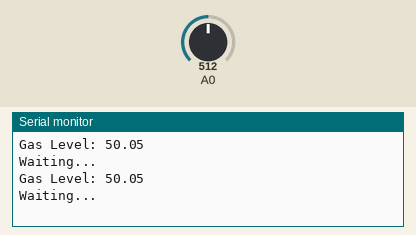
A sketch run on a simulated ESP8266 (NodeMCU). On the bench: the last lines printed to the serial monitor. The inputs (shaded band) are chosen by the test bench; at power-on: A0 = 512.

Above: at 2.8 s.
2.9 s: A0 set to 716
At 4.4 s:
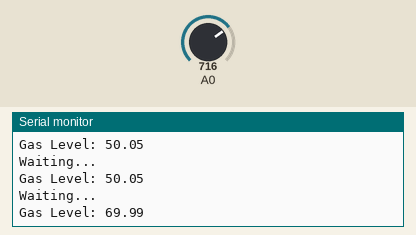
5.6 s: A0 set to 900
At 6.9 s:
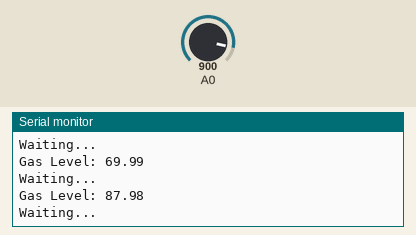
Timing chart, 0 to 8.6 s (numbered marks = the images above; inputs shaded):
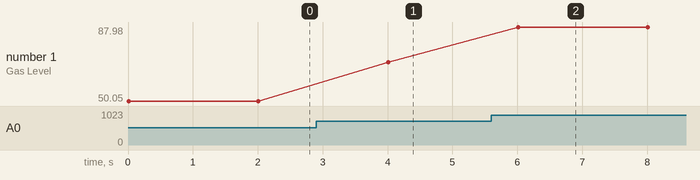

Measured:
- after the input at 2.9 s, the serial monitor: prints a new line after 1.1 s (image 1)
- after the input at 5.6 s, the serial monitor: prints a new line after 0.41 s (image 2)
- plotted number 1: 50.05 → 69.99 after the input at 2.9 s, 69.99 → 87.98 after the input at 5.6 s

The sketch:

MQ135.ino
```cpp
#include <ESP8266WiFi.h>

WiFiClient client;

void setup() {
  Serial.begin(115200);
  delay(10);
}
void loop() {
  float h = analogRead(A0);
  if (isnan(h)) {
    Serial.println("Failed to read from MQ-135 sensor!");
    return;
  }

  Serial.print("Gas Level: ");
  Serial.println(h / 1023 * 100);

  delay(500);
  client.stop();
  Serial.println("Waiting...");

  delay(1500);
}
```
